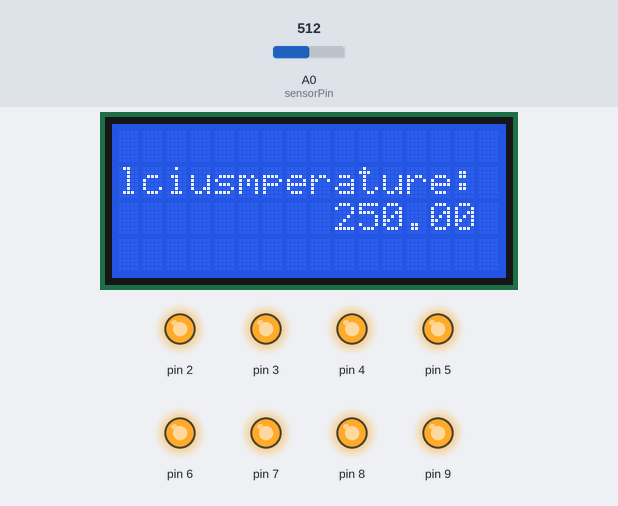
Recording of a sketch running on a simulated Arduino Uno, built with avr-gcc and run on an emulated ATmega328P. On the bench: 16×4 character LCD, output pins drawn as LEDs (lit = HIGH). The inputs (shaded band) are chosen by the test bench; at power-on: A0 (sensorPin) = 512. What the sketch prints to the serial monitor is not drawn.

Above: at 1.2 s.
1.3 s: A0 (sensorPin) set to 223
At 2.4 s:
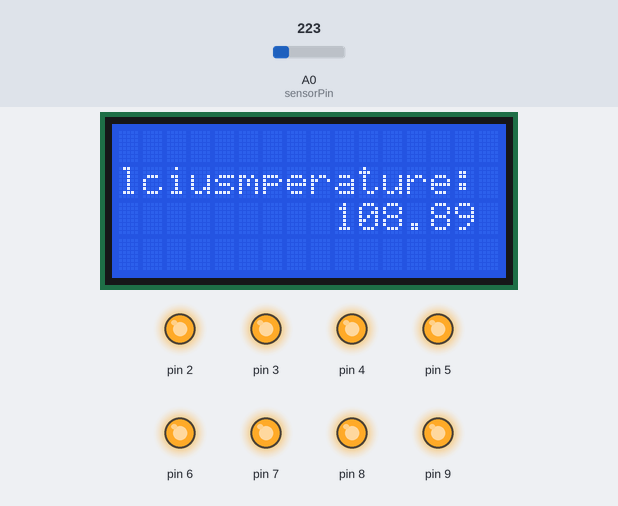
3.0 s: A0 (sensorPin) set to 193
At 4.0 s:
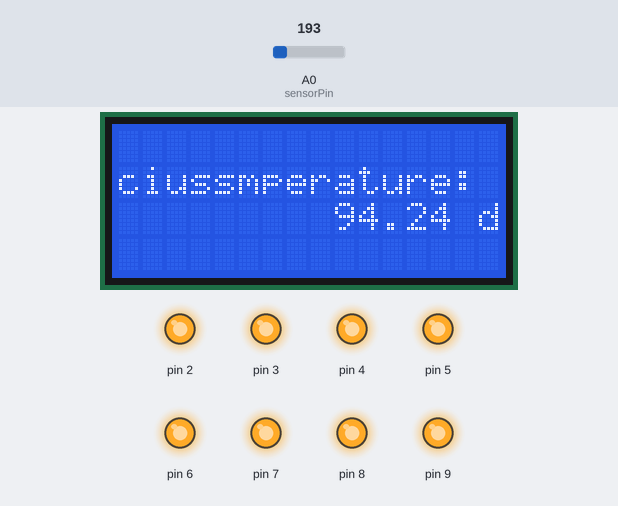
4.8 s: A0 (sensorPin) set to 82
At 6.1 s:
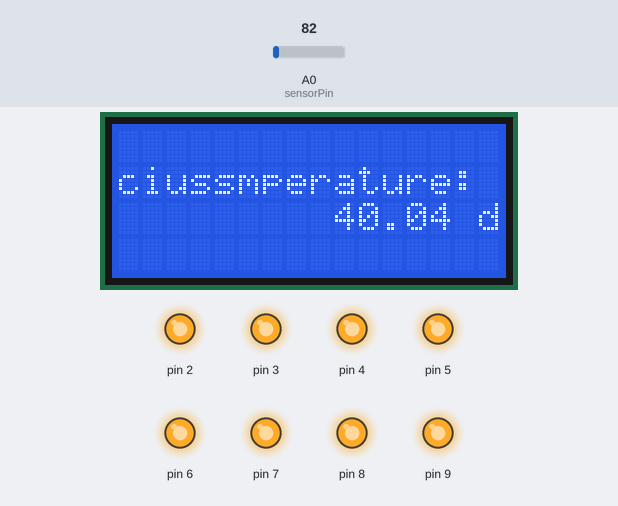
6.5 s: A0 (sensorPin) set to 77
At 7.9 s:
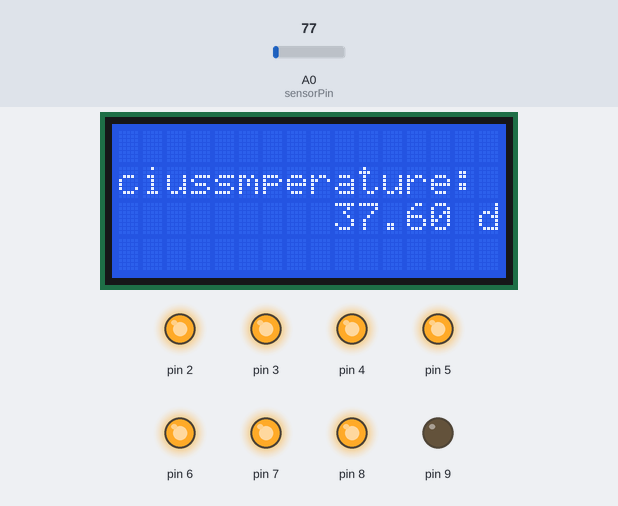
8.5 s: A0 (sensorPin) set to 0
At 9.5 s:
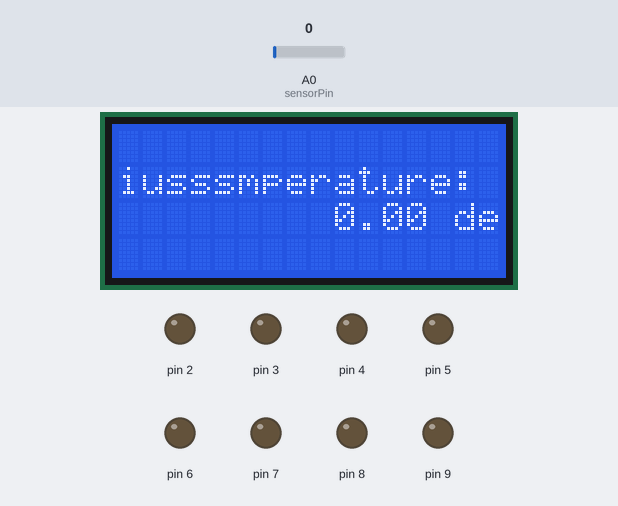
Timing chart, 0 to 11.5 s (numbered marks = the images above; inputs shaded):
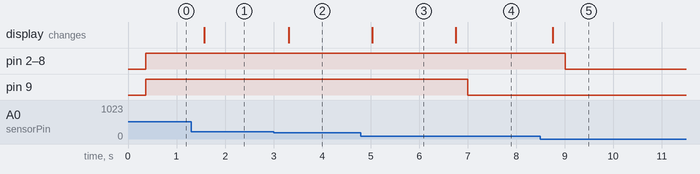

Measured:
- the behaviour switches between 205 and 204 on A0 (sensorPin) (found by bisection; images 1 and 2)
- the behaviour switches between 78 and 77 on A0 (sensorPin) (found by bisection; images 3 and 4)
- after the input at 1.3 s, the display: changes after 0.27 s (image 1)
- after the input at 3.0 s, the display: changes after 0.31 s (image 2)
- after the input at 4.8 s, the display: changes after 0.23 s (image 3)
- after the input at 6.5 s, pin 9: HIGH → LOW after 0.50 s; the display: changes after 0.25 s (image 4)
- after the input at 8.5 s, pin 2–8: HIGH → LOW after 0.51 s; the display: changes after 0.26 s (image 5)

The sketch:

TemperatureSensor_with_LCD_output.ino
```cpp
#include <Wire.h>
#include <LiquidCrystal_I2C.h>

//I2C pins declaration
LiquidCrystal_I2C eYes(0x27, 2, 1, 0, 4, 5, 6, 7, 3, POSITIVE);

//Variable for the temperature sensor
const int sensorPin = A0;

//BaseLine temprerature(room temperature is most suitable)
float baselineTemp = 30;
void setup()
{
  //Starting the LCD Display
  eYes.begin(16,4);
  eYes.setCursor(3,1);
  eYes.print("Temperature: ");


  Serial.begin(9600); //Open the serial port to display values

  //set the LED pins as outputs
  //the for() loops saves some extra coding
  for(int x = 2; x <= 9; x++)
  {
    pinMode(x, OUTPUT);
    digitalWrite(x, LOW);
  }
}


void loop()
{
  int sensorValue = analogRead(sensorPin);  //Read value from the temperature sensor

  //Send the 10-bit sensor value out the serial port
  Serial.print(sensorValue);
  Serial.println(" AnalogToDigitalConverter, ");

  //Convert the ADC reading to voltage
  float voltage = (sensorValue / 1024.) * 5000.0;

  //Send the voltage level out to the Serial port
  Serial.print(voltage);
  Serial.println(" milliVolts. ");

  //Convert the voltage to centigrades
  //The sensor reports 10mV per degree with 500mV offset
  float temperature = voltage / 10;
  Serial.print(temperature);
  Serial.println(" degC");
  Serial.println(" ");

  //Printing to the LCD Display the recorded temperature
  eYes.setCursor(5,2);
  eYes.print("                "); //Clears the entire row
  eYes.setCursor(5,2);
  eYes.print(temperature);
  eYes.print(" degreeCelcius");
  delay(250);

  //Using the baseline temperature as a starting point, Increment
  //The number to LEDs that are on for every 2 degress of increment
  //If the current temperature is lower than the baseline
  //Turn off all LEDs

  if(temperature < baselineTemp)
  {
    digitalWrite(2, LOW);
    digitalWrite(3, LOW);
    digitalWrite(4, LOW);
    digitalWrite(5, LOW);
    digitalWrite(6, LOW);
    digitalWrite(7, LOW);
    digitalWrite(8, LOW);
    digitalWrite(9, LOW);
  }

  else if(temperature >= baselineTemp+1 && temperature < baselineTemp+2)
  {
    digitalWrite(2, HIGH);
    digitalWrite(3, LOW);
    digitalWrite(4, LOW);
    digitalWrite(5, LOW);
    digitalWrite(6, LOW);
    digitalWrite(7, LOW);
    digitalWrite(8, LOW);
    digitalWrite(9, LOW);
  }

   else if(temperature >= baselineTemp+2 && temperature < baselineTemp+3)
  {
    digitalWrite(2, HIGH);
    digitalWrite(3, HIGH);
    digitalWrite(4, LOW);
    digitalWrite(5, LOW);
    digitalWrite(6, LOW);
    digitalWrite(7, LOW);
    digitalWrite(8, LOW);
    digitalWrite(9, LOW);
  }

   else if(temperature >= baselineTemp+3 && temperature < baselineTemp+4)
  {
    digitalWrite(2, HIGH);
    digitalWrite(3, HIGH);
    digitalWrite(4, HIGH);
    digitalWrite(5, LOW);
    digitalWrite(6, LOW);
    digitalWrite(7, LOW);
    digitalWrite(8, LOW);
    digitalWrite(9, LOW);
  }

    else if(temperature >= baselineTemp+4 && temperature < baselineTemp+5)
  {
    digitalWrite(2, HIGH);
    digitalWrite(3, HIGH);
    digitalWrite(4, HIGH);
    digitalWrite(5, HIGH);
    digitalWrite(6, LOW);
    digitalWrite(7, LOW);
    digitalWrite(8, LOW);
    digitalWrite(9, LOW);
  }

   else if(temperature >= baselineTemp+5 && temperature < baselineTemp+6)
  {
    digitalWrite(2, HIGH);
    digitalWrite(3, HIGH);
    digitalWrite(4, HIGH);
    digitalWrite(5, HIGH);
    digitalWrite(6, HIGH);
    digitalWrite(7, LOW);
    digitalWrite(8, LOW);
    digitalWrite(9, LOW);
  }

   else if(temperature >= baselineTemp+6 && temperature < baselineTemp+7)
  {
    digitalWrite(2, HIGH);
    digitalWrite(3, HIGH);
    digitalWrite(4, HIGH);
    digitalWrite(5, HIGH);
    digitalWrite(6, HIGH);
    digitalWrite(7, HIGH);
    digitalWrite(8, LOW);
    digitalWrite(9, LOW);
  }

   else if(temperature >= baselineTemp+7 && temperature < baselineTemp+8)
  {
    digitalWrite(2, HIGH);
    digitalWrite(3, HIGH);
    digitalWrite(4, HIGH);
    digitalWrite(5, HIGH);
    digitalWrite(6, HIGH);
    digitalWrite(7, HIGH);
    digitalWrite(8, HIGH);
    digitalWrite(9, LOW);
  }

  else if(temperature >= baselineTemp+8)
  {
    digitalWrite(2, HIGH);
    digitalWrite(3, HIGH);
    digitalWrite(4, HIGH);
    digitalWrite(5, HIGH);
    digitalWrite(6, HIGH);
    digitalWrite(7, HIGH);
    digitalWrite(8, HIGH);
    digitalWrite(9, HIGH);
  }
}
```
